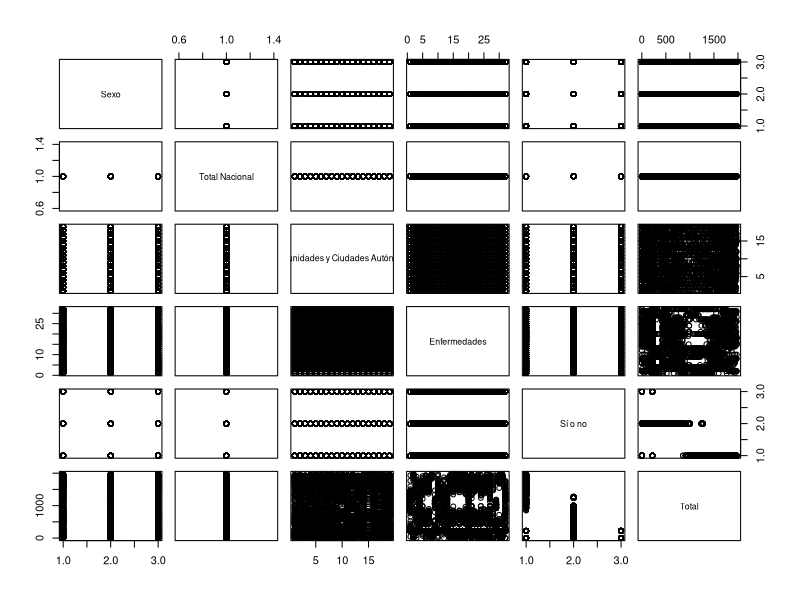
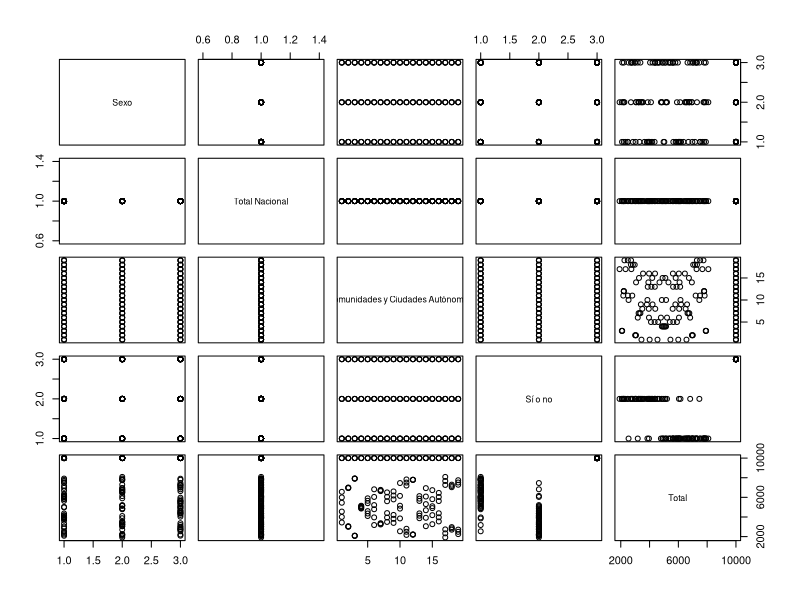

Write the R code that produced these figures, in order.
## ---- chunk 1
knitr::opts_chunk$set(echo = TRUE)
## ---- chunk 2
library(readr)
enfermedades <- read_delim("input/enfermedades_cronicas.csv", 
    delim = ";", escape_double = FALSE, trim_ws = TRUE)
## ---- chunk 3
summary(enfermedades)
plot(enfermedades)
## ---- chunk 4
library(readr)
sedentarismo <- read_delim("input/sedentarismo.csv", 
    delim = ";", escape_double = FALSE, trim_ws = TRUE)
## ---- chunk 5
summary(sedentarismo)
plot(sedentarismo)
